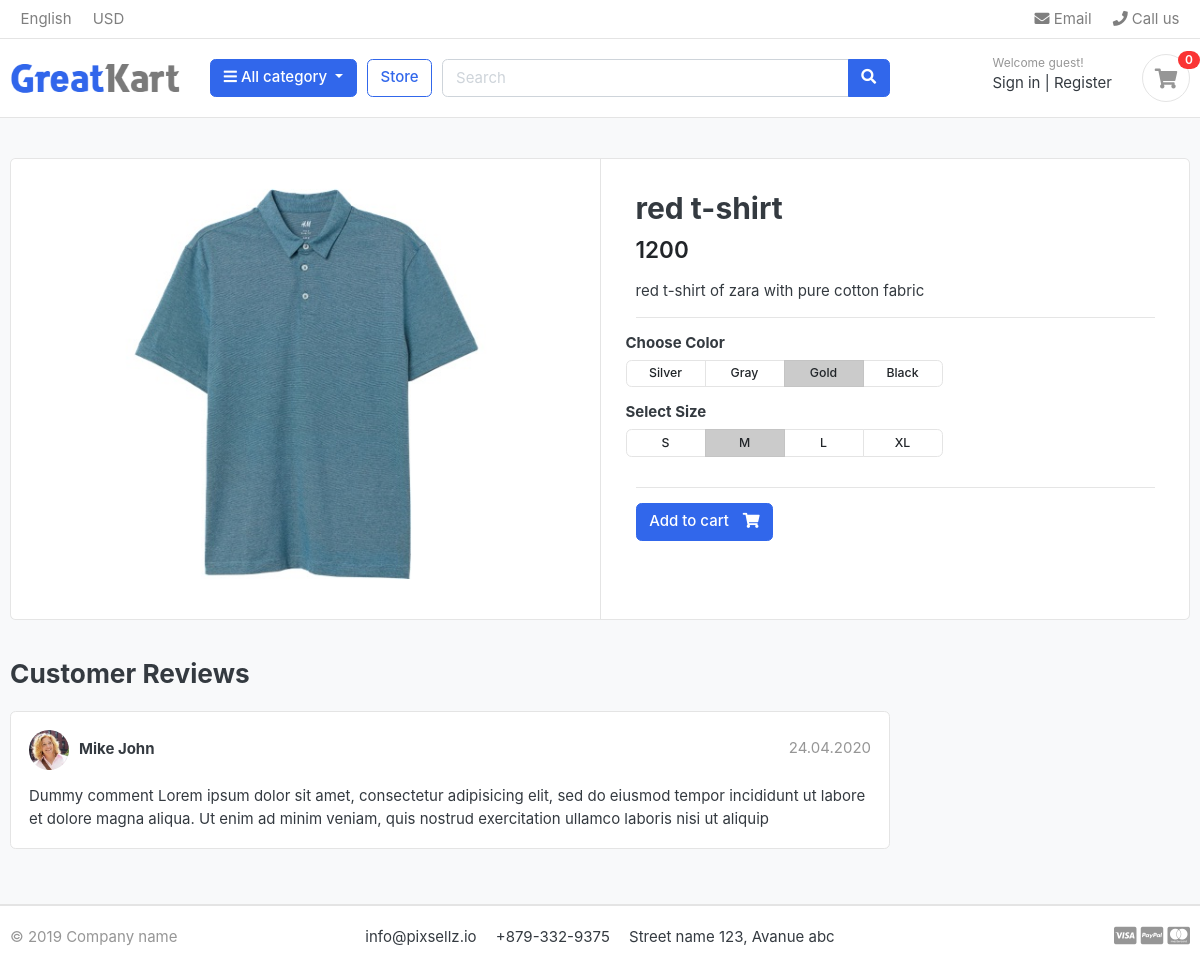
/store/t-shirt/red-t-shirt/, run on the app's committed database.
### store/models.py (models this page shows, shortened)
class product(models.Model):
    name = models.CharField(max_length=200, unique=True)
    slug = models.SlugField(max_length=250, unique=True)
    desc = models.TextField(max_length=500, blank=True)
    price = models.IntegerField()
    image = models.ImageField(upload_to='photos/products')
    stock = models.IntegerField()
    is_available = models.BooleanField(default=True)
    category = models.ForeignKey(category, on_delete=models.CASCADE)
    created_date = models.DateTimeField(auto_now_add=True)
    modified_date = models.DateTimeField(auto_now=True)

### store/views.py (the view)
# urls.py: path('<slug:category_slug>/<slug:product_slug>/', views.product_detail, name='product_detail'),
def product_detail(request, category_slug, product_slug):
    try:
        product_details = product.objects.get(category__slug=category_slug, slug = product_slug)
    except Exception as e:
        raise e
    context = {
        'product_details':product_details,
    }
    return render(request, 'store/product_detail.html', context)

### category/context_processor.py (called while the page is built)
def menu_link(request):
    links = category.objects.all()
    return dict(links=links)

### category/models.py (called while the page is built)
    def get_url(self):
        return reverse('product_slug', args=[self.slug])

### templates/store/product_detail.html
{% extends "base.html" %}
{% load static %}
{% block body %}
<section class="section-content padding-y bg">
    <div class="container">
    <div class="card">
        <div class="row no-gutters">
            <aside class="col-md-6">
    <article class="gallery-wrap">
        <div class="img-big-wrap">
           <a href="#"><img src="{{ product_details.image.url }}"></a>
        </div>
    </article>
            </aside>
            <main class="col-md-6 border-left">
    <article class="content-body">
    <h2 class="title">{{product_details.name }}</h2>
    <div class="mb-3">
        <var class="price h4">{{product_details.price }}</var>
    </div>
    <p>{{product_details.desc }}</p>
    <hr>
        <div class="row">
            <div class="item-option-select">
                <h6>Choose Color</h6>
                <div class="btn-group btn-group-sm btn-group-toggle" data-toggle="buttons">
                  <label class="btn btn-light">
                    <input type="radio" name="radio_color"> Silver
                  </label>
                  <label class="btn btn-light">
                    <input type="radio" name="radio_color" > Gray
                  </label>
                  <label class="btn btn-light active">
                    <input type="radio" name="radio_color checked"> Gold
                  </label>
                  <label class="btn btn-light">
                    <input type="radio" name="radio_color"> Black
                  </label>
                </div>
            </div>
        </div>
        <div class="row">
            <div class="item-option-select">
                <h6>Select Size</h6>
                <div class="btn-group btn-group-sm btn-group-toggle" data-toggle="buttons">
                  <label class="btn btn-light">
                    <input type="radio" name="radio_color"> S
                  </label>
                  <label class="btn btn-light active">
                    <input type="radio" name="radio_color" checked> M
                  </label>
                  <label class="btn btn-light">
                    <input type="radio" name="radio_color"> L
                  </label>
                  <label class="btn btn-light">
                    <input type="radio" name="radio_color"> XL
                  </label>
                </div>
            </div>
        </div>
        <hr>
        {% if product_details.stock <= 0  %}
          <h2 class="btn  btn-danger">out of stock</h2>
        {% else %}
          <a href="{% url 'add_cart' product_details.id %}" class="btn  btn-primary"> <span class="text">Add to cart</span> <i class="fas fa-shopping-cart"></i>  </a>
        {% endif %}
    </article>
            </main>
        </div>
    </div>
    <br>
    <div class="row">
                <div class="col-md-9">
        <header class="section-heading">
            <h3>Customer Reviews </h3>
        </header>
        <article class="box mb-3">
            <div class="icontext w-100">
                <img src="{% static './images/avatars/avatar1.jpg' %}" class="img-xs icon rounded-circle">
                <div class="text">
                    <span class="date text-muted float-md-right">24.04.2020 </span>
                    <h6 class="mb-1">Mike John </h6>
                </div>
            </div>
            <div class="mt-3">
                <p>
                    Dummy comment Lorem ipsum dolor sit amet, consectetur adipisicing elit, sed do eiusmod
                    tempor incididunt ut labore et dolore magna aliqua. Ut enim ad minim veniam,
                    quis nostrud exercitation ullamco laboris nisi ut aliquip
                </p>
            </div>
        </article>
        </div>
    </div>
    </div>
    </section>
{% endblock body %}

### static/css/ui.css (style rules this page uses)
html { font-family: "Inter", sans-serif; font-size: 15px; }
.content-body { flex: 1 1 auto; padding: 2rem 2.3rem; }
.img-xs, .img-sm, .img-md, .img-lg { -o-object-fit: cover; object-fit: cover; flex-shrink: 0; flex-grow: 0; }
.img-xs { width: 40px; height: 40px; }
.padding-y { padding-top: 40px; padding-bottom: 40px; }
var { font-style: normal; }
article:after, .form-group:after { display: block; clear: both; content: ""; }
.bg { background-color: #f8f9fa; }
.section-heading { margin-bottom: 20px; margin-top: 15px; }
p:last-child { margin-bottom: 0; }
.btn-light { background-color: #fff; border-color: #e4e4e4; }
.btn .text + i { margin-left: 10px; }
.icontext { display: inline-flex; align-items: center; vertical-align: middle; }
.icontext .text { width: 100%; line-height: 1.2; }
.icontext .icon { position: relative; margin-right: 10px; flex-shrink: 0; flex-grow: 0; }
.price { font-weight: 600; color: #212529; }
.box { padding: 18px; background: #fff; border-radius: 0.37rem; border: 1px solid #e4e4e4; }
.box img { max-width: 100%; }
.gallery-wrap .img-big-wrap { margin-bottom: 10px; border-radius: 0.37rem; overflow: hidden; background-color: #fff; }
.gallery-wrap .img-big-wrap a { text-align: center; display: block; }
.gallery-wrap .img-big-wrap img { height: 450px; width: auto; display: inline-block; }
.item-option-select { margin-bottom: 1rem; display: inline-block; margin-right: 15px; }
.item-option-select .btn { min-width: 80px; }

### data on the page
product: image (picture), name "red t-shirt", price "1200", desc "red t-shirt of zara with pure cotton fabric"
